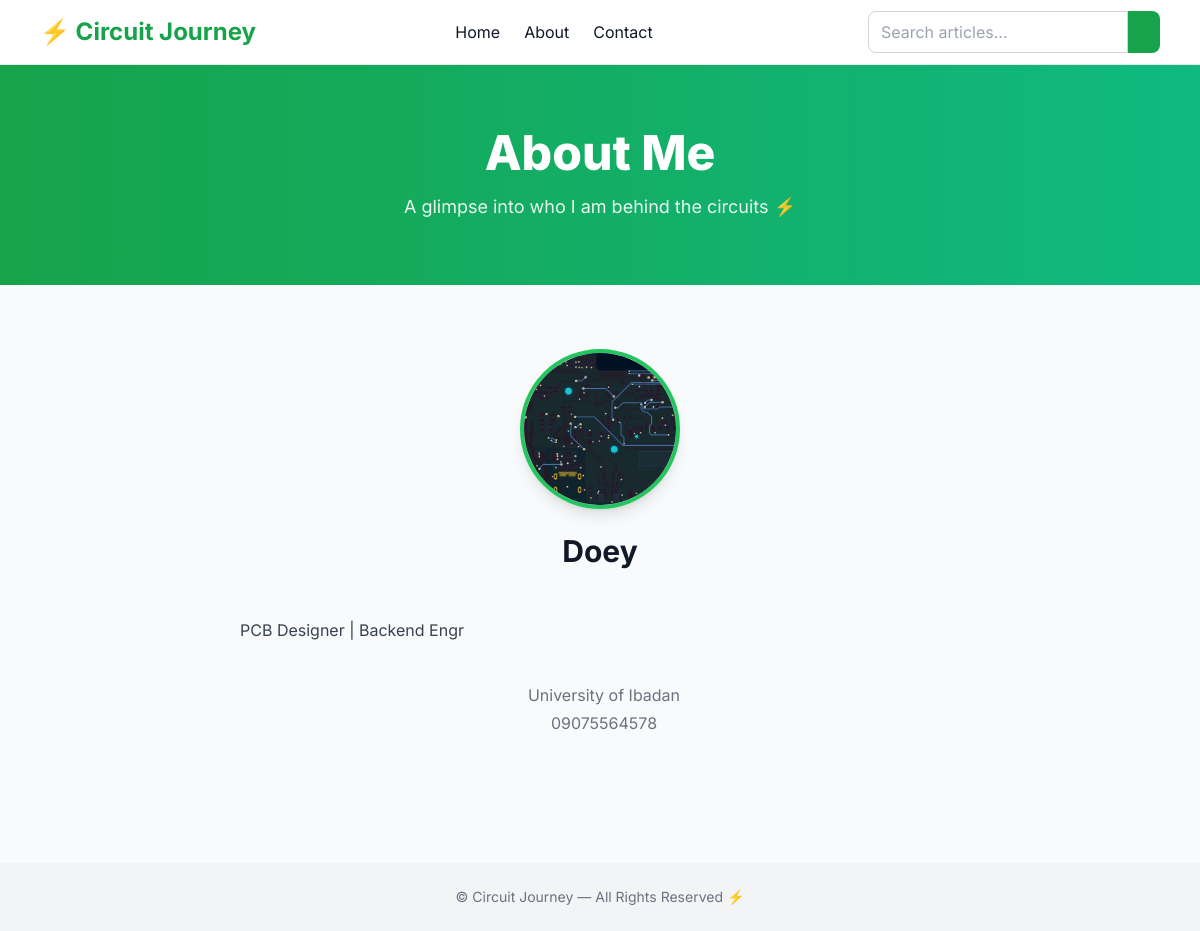
The page /about/ on the database its author committed.
### core/models.py (models this page shows, shortened)
class CustomUser(AbstractUser):
    email =models.EmailField(unique=True)
    profile_pic = models.ImageField(upload_to="p_img", blank=True, null=True)
    address= models.CharField(max_length=50, blank=True, null=True)
    phone = models.CharField(max_length=11, blank=True, null=True)
    role = models.CharField(max_length=50,blank=True, null=True)
    bio =models.TextField(blank=True, null=True)
    USERNAME_FIELD = 'email'
    REQUIRED_FIELDS = ('username',)

### Circuit_Journey/views.py (the view)
# urls.py: path("about/", views.about, name="about"),
def about(request):
    user = get_object_or_404(User, id=1)  # change ID to yours
    return render(request, "Circuit_Journey/about.html", {"user": user})

### templates/Circuit_Journey/about.html (shortened to what this page needs)
{% extends "Circuit_Journey/base.html" %}
{% load static %}
{% block hero %}
<section class="bg-gradient-to-r from-green-600 to-emerald-500 text-white py-16">
  <div class="max-w-4xl mx-auto text-center">
    <h1 class="text-5xl font-extrabold mb-4">About Me</h1>
    <p class="text-lg opacity-90">A glimpse into who I am behind the circuits ⚡</p>
  </div>
</section>
{% endblock hero %}
{% block content %}
<div class="max-w-3xl mx-auto py-16 px-6">
  <div class="flex flex-col items-center text-center mb-12">
    {% if user.profile_pic %}
      <img src="{{ user.profile_pic.url }}" alt="{{ user.username }}"
           class="w-40 h-40 rounded-full shadow-lg object-cover mb-6 border-4 border-green-500">
    {% else %}
      <div class="w-40 h-40 flex items-center justify-center bg-gray-200 rounded-full text-4xl text-gray-600 mb-6 shadow-lg">
        <i class="fas fa-user"></i>
      </div>
    {% endif %}
    <h2 class="text-3xl font-bold text-gray-900">{{ user.username }}</h2>
  </div>
  <div class="prose max-w-none text-gray-700 leading-relaxed">
    {% if user.bio %}
      {{ user.bio }}
    {% else %}
      <p>Hey there 👋, I’m passionate about circuits, embedded systems, and building amazing tech solutions.
      On this blog, I share my journey, projects, and lessons learned along the way.
      Stay tuned for stories that blend engineering with creativity ⚡.</p>
    {% endif %}
  </div>
  <div class="mt-10 text-center text-gray-500 space-y-1">
    {% if user.address %}
      <p>{{ user.address }}</p>
    {% endif %}
    {% if user.phone %}
      <p>{{ user.phone }}</p>
    {% endif %}
  </div>
</div>
{% endblock %}

### templates/Circuit_Journey/base.html (style rules this page uses)
body { font-family: 'Inter', sans-serif; }

### rows shown on the page
CustomUser: profile_pic (picture), username "Doey", bio "PCB Designer | Backend Engr", address "University of Ibadan", phone "09075564578"
